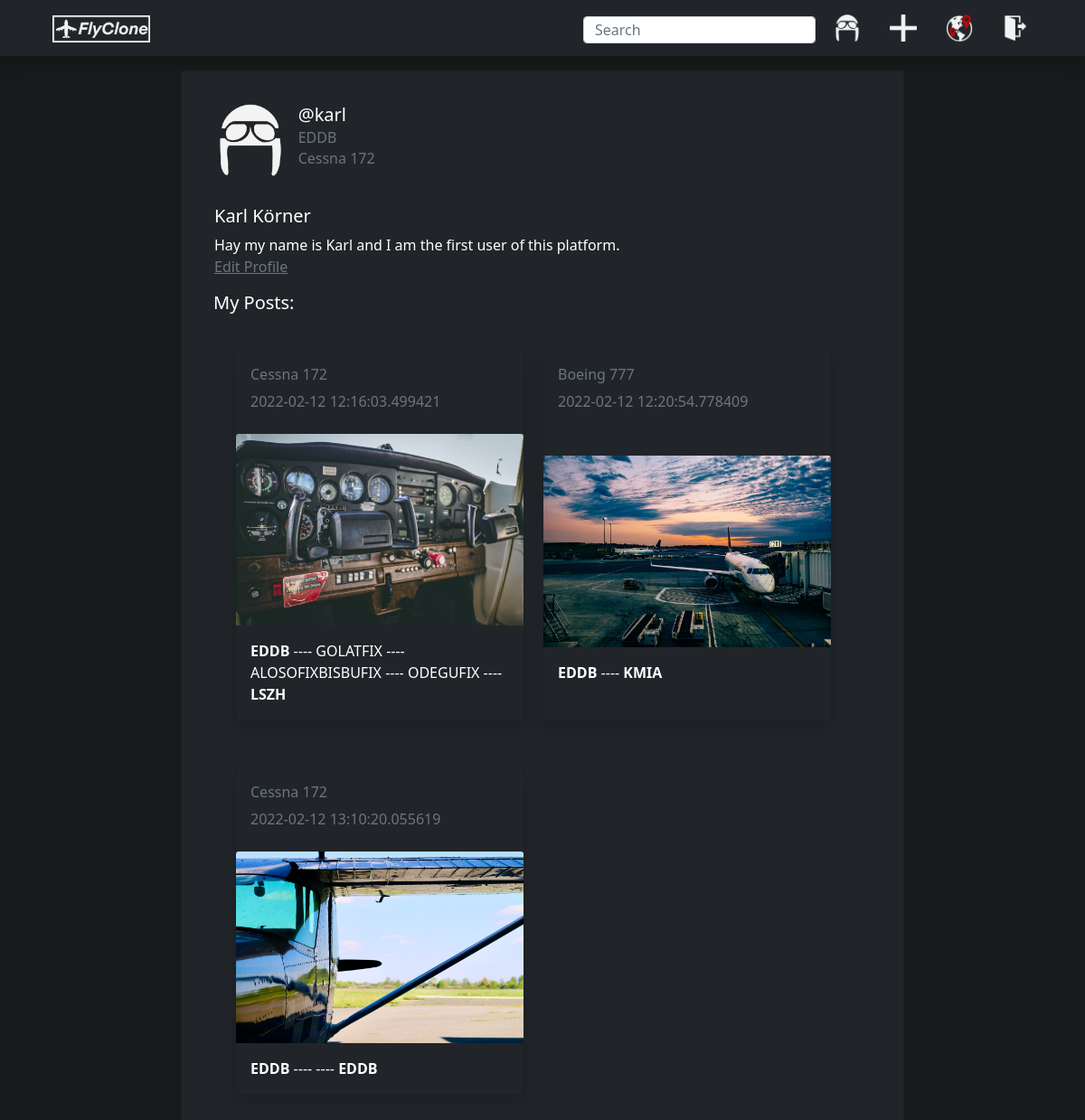
The app's page /profile (signed in) with its own data.
### app/models.py (models this page shows, shortened)
class User(db.Model, UserMixin):
    __tablename__ = 'user'
    id = db.Column(db.Integer, primary_key=True)
    username = db.Column(db.String(20), unique=True, nullable=False)
    email = db.Column(db.String(120), unique=True, nullable=False)
    password = db.Column(db.String(120), nullable=False)
    name = db.Column(db.String(120), nullable=False)
    aircraft_type = db.Column(db.String(120), nullable=False)
    home_airport = db.Column(db.String(8), nullable=False)
    destinations = db.Column(db.String(), default=f'{home_airport};')
    image_file = db.Column(db.String(20), nullable=False, default='profile.PNG')
    biography = db.Column(db.String(1500))
    route_posts = db.relationship('Post', backref='author', lazy=True, uselist=True)
    comments = db.relationship('Comment', backref='author', lazy=True, uselist=True)

class Post(db.Model):
    __tablename__ = 'post'
    id = db.Column(db.Integer, primary_key=True)
    image = db.Column(db.String(20))
    description = db.Column(db.String(1000))
    date_posted = db.Column(db.DateTime, nullable=False, default=datetime.utcnow)
    departure = db.Column(db.String(8))
    waypoints = db.Column(db.String(1000))
    destination = db.Column(db.String(8))
    plane = db.Column(db.String(120))
    departure_date = db.Column(db.String(120))
    landing_date = db.Column(db.String(120))
    number_of_likes = db.Column(db.Integer, nullable=False, default=0)
    user_id = db.Column(db.Integer, db.ForeignKey('user.id'), nullable=False)
    comments = db.relationship('Comment', backref='post', lazy=True, uselist=True)

### app/routes.py (the view)
@app.route('/profile', methods=['GET', 'POST'])
@login_required
def profile():
    image_file = url_for('static', filename='profile_pictures/' + current_user.image_file)
    path = os.path.dirname(__file__)
    full_image_path = f'{path}/static/profile_pictures/{current_user.image_file}'
    picture_x = get_picture_x(full_image_path)
    posts = current_user.route_posts
    return render_template('profile.html', image_file=image_file, picture_x=picture_x,
                           posts=posts)

### app/models.py (called while the page is built)
@login_manager.user_loader
def load_user(user_id):
    return User.query.get(int(user_id))

### app/routes.py (called while the page is built)
def get_picture_x(pic):
    img = Image.open(pic)
    width, height = img.size
    new_width = width // (height//80)
    return (new_width - 100)

### app/templates/profile.html
{% extends 'home-index.html' %}
{% block content1 %}
<br><br>
<div class='container d-flex justify-content-center'>
  <div class='card bg-dark text-white' style='width: 50rem'>
    <div class="card-body">
      <div class="row">
        <div class='col-4 col-md-2'>
          <img height="80" src='{{ image_file }}'  alt="" style="margin-left: 20px; margin-top: 20px; margin-right: 20px;">
        </div>
        <div class='col-md-8'>
          <div style="margin-left: {{ picture_x }}px; margin-top: 20px;">
            <h5 class='card-title'> @{{current_user.username}} </h5>
            <h6 class='card-subtitle mb-2 text-muted'>{{current_user.home_airport}}</h6>
            <h6 class='card-subtitle mb-2 text-muted'>{{current_user.aircraft_type}}</h6>
          </div>
        </div>
      </div>
    </div>
      <div class="card-body" style="margin-left: 20px">
        <h5>{{current_user.name}}</h5>
        {% if current_user.biography %}
          <p class='card-text'>{{current_user.biography}}
        {% endif %}
        <br>
        <a class='text-muted card-text' href='{{url_for('edit_profile')}}' style="margin-bottom: 30px">Edit Profile</a>
      </div>
      <div class=''>
        <h5 style="margin-left: 35px;">My Posts:</h5>
      </div>
      <div class="card-body">
      {% for n in range(0,posts| length,2) %}
      <div class="card-body">
      <div class="card-columns mx-auto d-flex justify-content-center col-12">
          {% with post = posts[n] %}
            <div class="card bg-dark text-white shadow col-4" style='width: 20rem; margin-bottom: 20px; margin-right:20px;'>
              <div class="card-body">
                <div style="margin-top: 5px;">
                  <h6 class='card-subtitle mb-2 text-muted'>{{post.plane}}</h6>
                  <p class='card-text mb-2 text-muted'>{{post.date_posted}}</p>
                </div>
              </div>
              {% if post.image %}
                {% with pic='/static/post_pictures/' + post.image %}
                  <img class="card-img-top" src={{pic}}>
                {% endwith %}
              {% endif %}
              <div class="card-body">
                {% with points=post.waypoints.split(';') %}
                <div class='justify-content-center'>
                  <b>{{post.departure}}</b>
                  {% for point in points%}
                    ---- {{point}}
                  {% endfor %}
                 ---- <b>{{post.destination}}</b>
                </div>
                {% endwith %}
              </div>
            </div>
          {% endwith %}
          {% if n == (posts| length) - 1 %}
            <div class="col-4" style='width: 20rem; margin-bottom: 20px; margin-right:20px;'>
            </div>
          {% else %}
            {% with post = posts[n+1] %}
            <div class="card bg-dark text-white shadow col-4" style='width: 20rem; margin-bottom: 20px; margin-right:20px;'>
              <div class="card-body">
                <div style="margin-top: 5px;">
                  <h6 class='card-subtitle mb-2 text-muted'>{{post.plane}}</h6>
                  <p class='card-text mb-2 text-muted'>{{post.date_posted}}</p>
                </div>
              </div>
              {% if post.image %}
                {% with pic='/static/post_pictures/' + post.image %}
                  <img class="card-img-top" src={{pic}}>
                {% endwith %}
              {% endif %}
              <div class="card-body">
                {% with points=post.waypoints.split(';') %}
                <div class='justify-content-center'>
                  <b>{{post.departure}}</b>
                  {% for point in points %}
                  ----{{point}}
                  {% endfor %}
                  <b>{{post.destination}}</b>
                </div>
                {% endwith %}
              </div>
            </div>
            {% endwith %}
          {% endif %}
        </div>
      </div>
      {% endfor %}
      </div>
    </div>
    </div>
</div>
{% endblock%}

### app/static/styles.css (style rules this page uses)
.bodyclass { background-color: #18191A; color: white; }

### records on screen
User: username "karl", home_airport "EDDB", aircraft_type "Cessna 172", name "Karl Körner", biography "Hay my name is Karl and I am the first user of this platform."
Post: plane "Cessna 172", date_posted "2022-02-12 12:16:03.499421", departure "EDDB", destination "LSZH"
Post: plane "Boeing 777", date_posted "2022-02-12 12:20:54.778409", departure "EDDB", destination "KMIA"
Post: plane "Cessna 172", date_posted "2022-02-12 13:10:20.055619", departure "EDDB", destination "EDDB"

### other values on screen
{{ point }} "GOLATFIX" "ALOSOFIXBISBUFIX" "ODEGUFIX"
